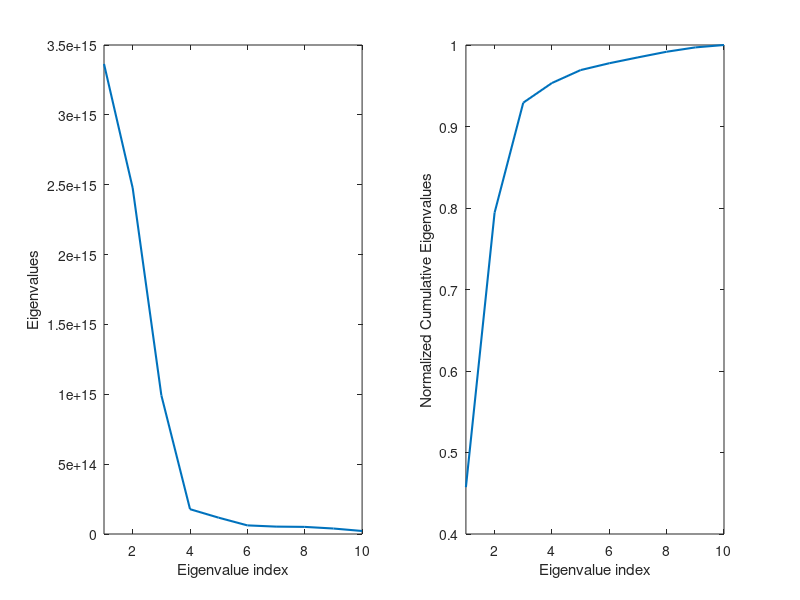
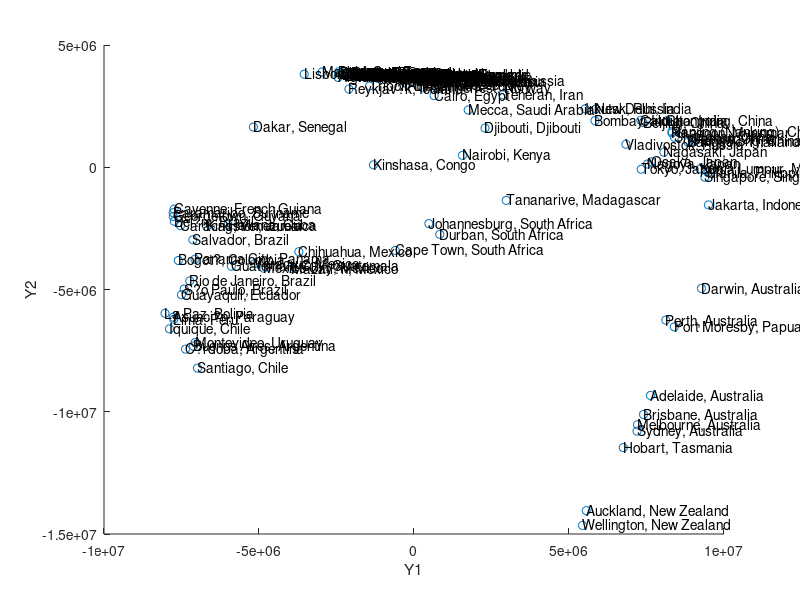
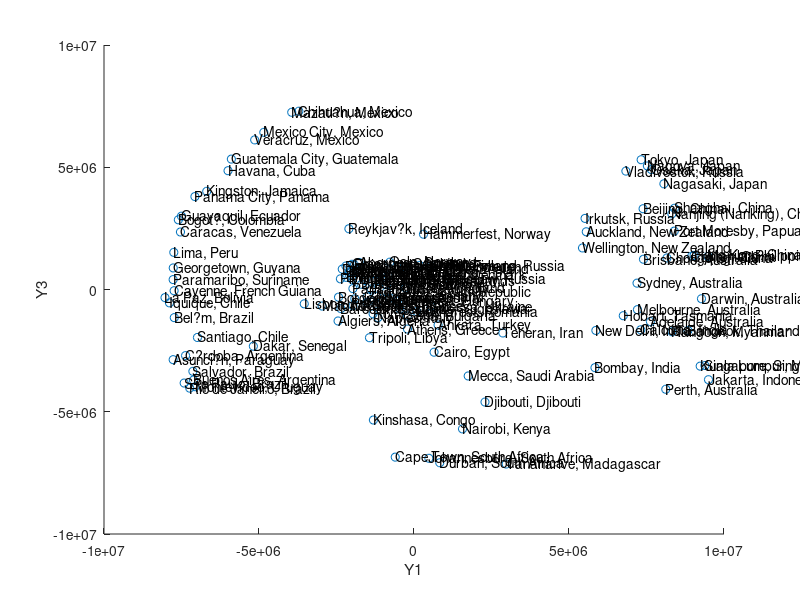
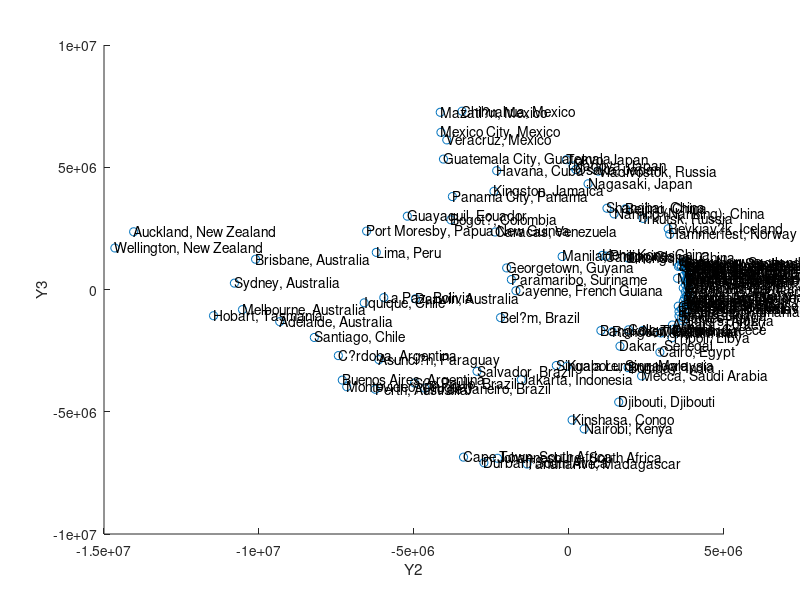

These charts were generated, in order, by the following MATLAB code:
clear;clc;
% loading files
world_distance = load('world_city_distance.mat');

% getting data from us_city_distance file
world_d = world_distance.d;
world_names = world_distance.names;
world_num_nodes = length(world_d);

% creating H matrix
world_H = eye(world_num_nodes) - (1/world_num_nodes)*ones(world_num_nodes, 1)*ones(1,world_num_nodes);
world_S = world_d.^2;

% computing tau d_g
world_T_DG = -world_H*world_S*world_H/2;
[eigvec, full_eigval] = eigs(world_T_DG, 10, 'LR');

eigval = diag(full_eigval);
figure;
subplot(1, 2, 1);
plot(1:1:size(eigval, 1), eigval, 'LineWidth', 1.5);
xlabel('Eigenvalue index');
ylabel('Eigenvalues');
xlim([1 size(eigval, 1)]);

cum_eigval = cumsum(eigval);
subplot(1, 2, 2);
plot(1:1:size(eigval, 1), cum_eigval/cum_eigval(length(cum_eigval)), 'LineWidth', 1.5);
xlabel('Eigenvalue index');
ylabel('Normalized Cumulative Eigenvalues');
xlim([1 size(eigval, 1)]);

d = 3;
y = zeros(world_num_nodes, d);
d_eigvec = eigvec(:,1:d);

for i = 1:world_num_nodes
    for j = 1:d
        y(i,j) = sqrt(eigval(j)) * eigvec(i,j);
    end
end

% 2D scatter plots
figure, scatter(y(:,1), y(:,2));
text(y(:,1), y(:,2), world_names);
xlabel('Y1');ylabel('Y2');

figure, scatter(y(:,1), y(:,3));
text(y(:,1), y(:,3), world_names);
xlabel('Y1');ylabel('Y3');

figure, scatter(y(:,2), y(:,3));
text(y(:,2), y(:,3), world_names);
xlabel('Y2');ylabel('Y3');

% 3D scatter plot
figure, scatter3(y(:,1), y(:,2), y(:,3));
text(y(:,1), y(:,2), y(:,3), world_names);
xlabel('Y1');ylabel('Y2');zlabel('Y3');